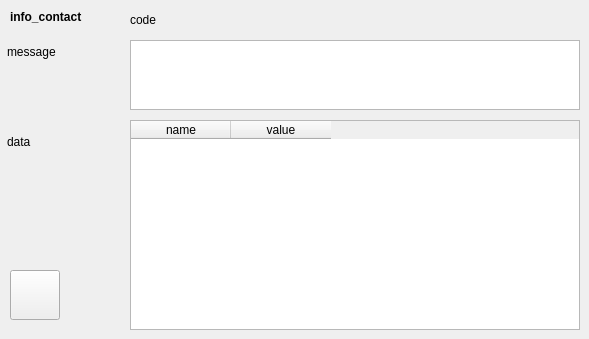
       <widget class="QWidget" name="TabPage" >
        <attribute name="title" >
         <string>response</string>
        </attribute>
        <widget class="QLabel" name="textLabel42" >
         <property name="geometry" >
          <rect>
           <x>7</x>
           <y>132</y>
           <width>110</width>
           <height>20</height>
          </rect>
         </property>
         <property name="text" >
          <string>data</string>
         </property>
         <property name="wordWrap" >
          <bool>false</bool>
         </property>
        </widget>
        <widget class="QLabel" name="textLabel43" >
         <property name="geometry" >
          <rect>
           <x>7</x>
           <y>42</y>
           <width>110</width>
           <height>20</height>
          </rect>
         </property>
         <property name="text" >
          <string>message</string>
         </property>
         <property name="wordWrap" >
          <bool>false</bool>
         </property>
        </widget>
        <widget class="QLabel" name="textLabel44" >
         <property name="geometry" >
          <rect>
           <x>10</x>
           <y>10</y>
           <width>110</width>
           <height>20</height>
          </rect>
         </property>
         <property name="text" >
          <string>&lt;b>info_contact&lt;/b></string>
         </property>
         <property name="alignment" >
          <set>Qt::AlignLeading|Qt::AlignLeft|Qt::AlignTop</set>
         </property>
         <property name="wordWrap" >
          <bool>true</bool>
         </property>
        </widget>
        <widget class="QLabel" name="info_contact_code" >
         <property name="geometry" >
          <rect>
           <x>130</x>
           <y>10</y>
           <width>450</width>
           <height>20</height>
          </rect>
         </property>
         <property name="text" >
          <string>code</string>
         </property>
         <property name="wordWrap" >
          <bool>false</bool>
         </property>
        </widget>
        <widget class="QTextEdit" name="info_contact_msg" >
         <property name="geometry" >
          <rect>
           <x>130</x>
           <y>40</y>
           <width>450</width>
           <height>70</height>
          </rect>
         </property>
        </widget>
        <widget class="QTableWidget" name="info_contact_table" >
         <property name="geometry" >
          <rect>
           <x>130</x>
           <y>120</y>
           <width>450</width>
           <height>210</height>
          </rect>
         </property>
         <column>
          <property name="text" >
           <string>name</string>
          </property>
         </column>
         <column>
          <property name="text" >
           <string>value</string>
          </property>
         </column>
        </widget>
        <widget class="QPushButton" name="btn_source_info_contact" >
         <property name="geometry" >
          <rect>
           <x>10</x>
           <y>270</y>
           <width>50</width>
           <height>50</height>
          </rect>
         </property>
         <property name="toolTip" >
          <string/>
         </property>
         <property name="text" >
          <string/>
         </property>
         <property name="icon" >
          <iconset>icon_source.png</iconset>
         </property>
        </widget>
       </widget>
